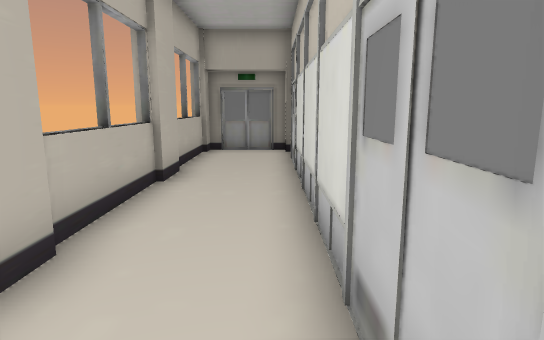
View 1 (above)

17 first-person views from a walk through a Unity game level. The camera is 1.5 m above the floor, tilts 10° down and sees 75° across. The floor is counted in squares, 1 m on a side. Each view is taken from the middle of a square. On the plan, view 1 faces up. The plan holds only what a view shows up to about 16 squares ahead; the rest is blank. The place goes on beyond the plan. The player character is not drawn.

View 2
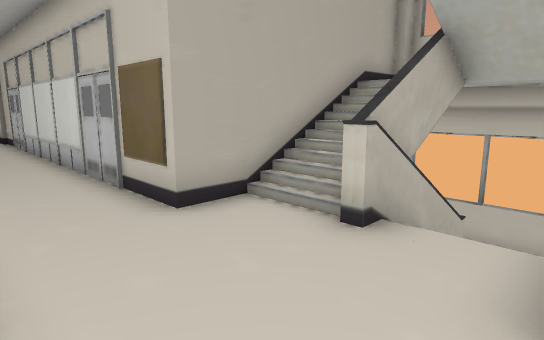

View 3
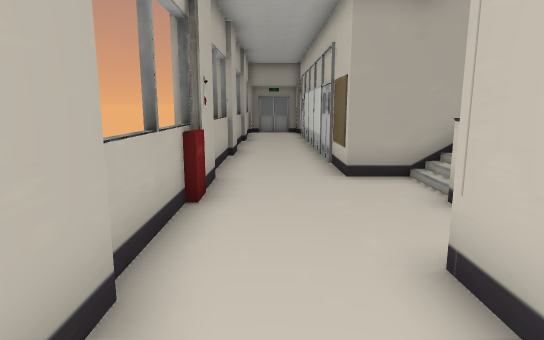

View 4
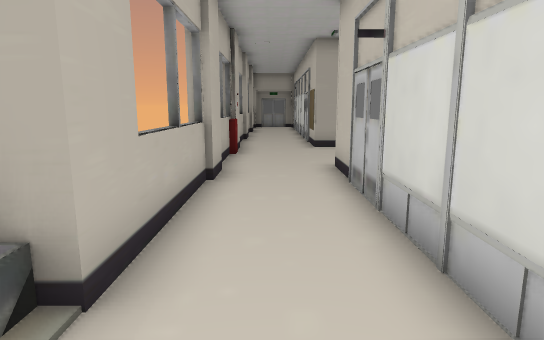

View 5
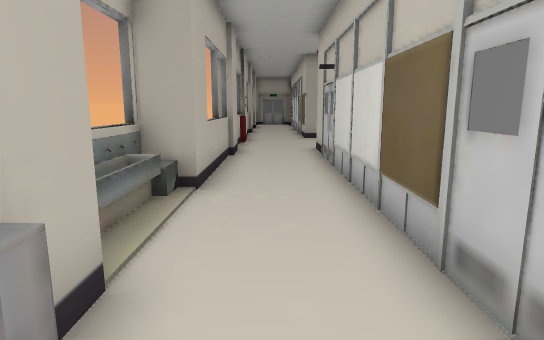

View 6
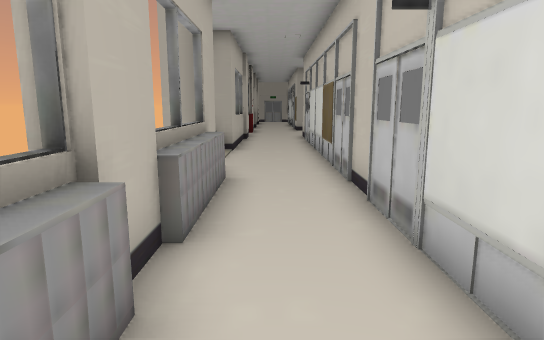

View 7
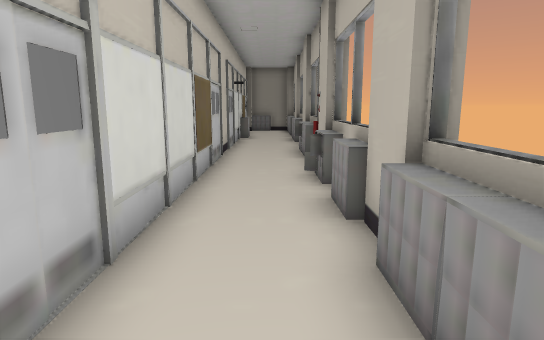

View 8
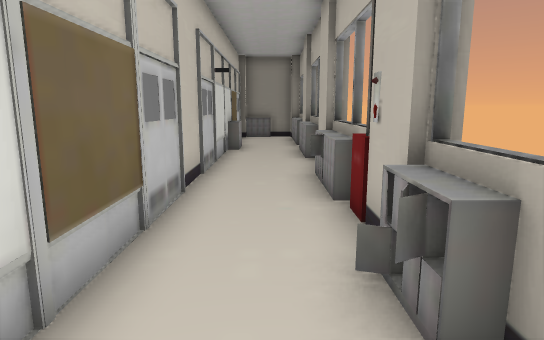

View 9
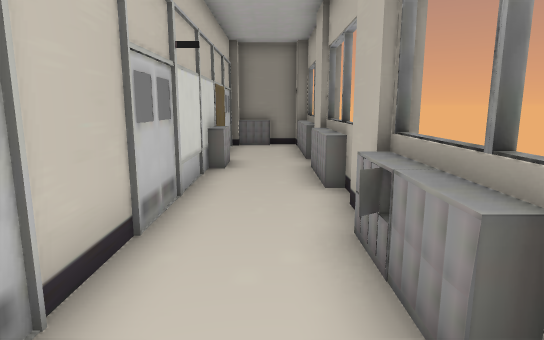

View 10
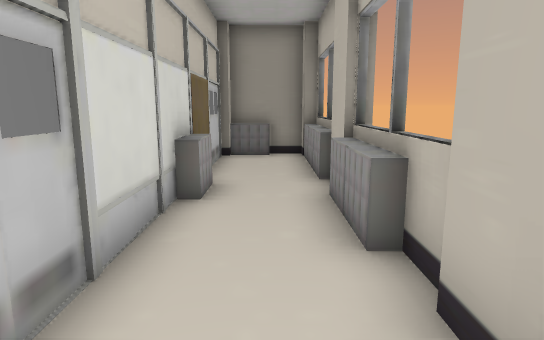

View 11
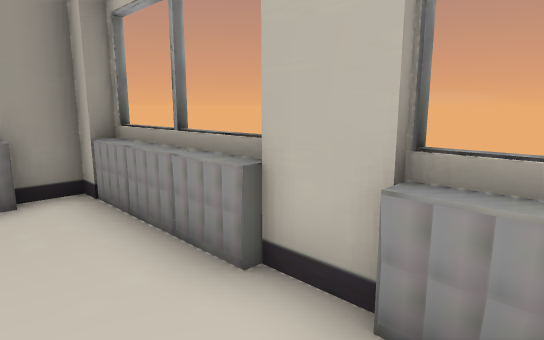

View 12
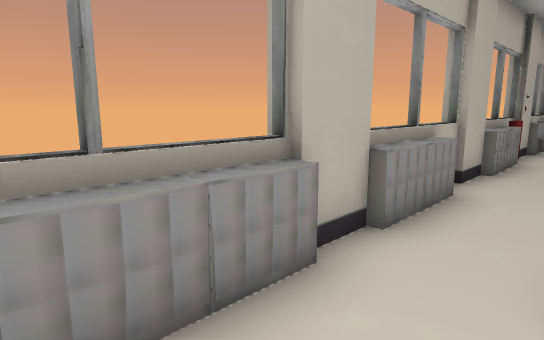

View 13
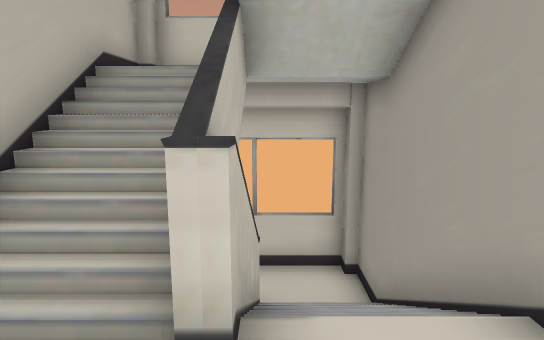

View 14
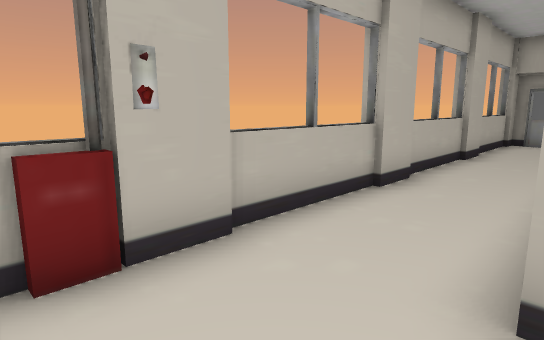

View 15
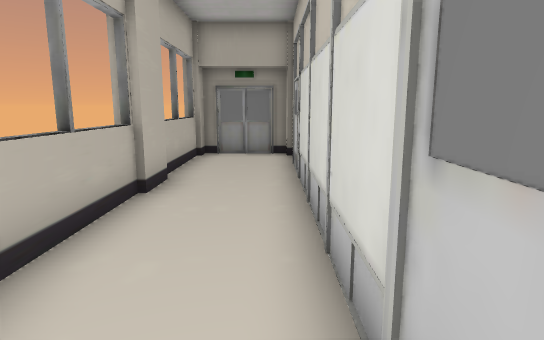

View 16
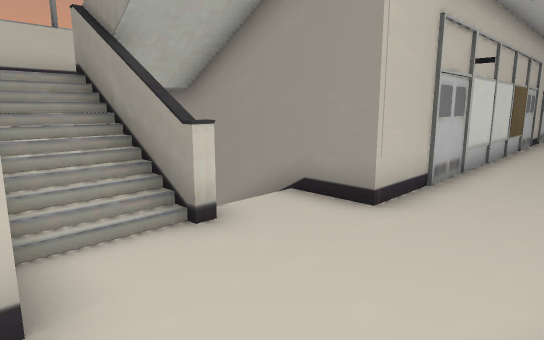

View 17
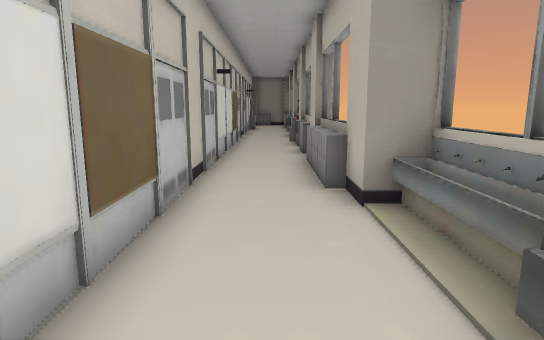

### Floor plan
Key: @ floor where view 1 was taken; # wall or solid block; . main floor; : floor 2 m higher than the main floor; - floor 2 m lower than the main floor; / step, stairs or slope; = window, fence, low wall or low ledge; ^ raised ledge.
Columns run from 4 left of view 1 to 8 right of it. Each row starts with its distance up from view 1.
 13  #####
 12  #...#
 11  =...#
 10  #...#
  9  =...#
  8  #...#
  7  #...#
  6  =...#
  5  =...#
  4  =...#
  3  #...#
  2  #...#
  1  =...#
  0  =..@#
 -1  =...#######
 -2  ##...////  #
 -3  ##...////: =
 -4  =....^===#-=
 -5  =.....////-=
 -6  =...########
 -7  #...#
 -8  #...#
 -9  =...#
-10  =...#
-11  =...#
-12 ##...#
-13 =/...#
-14 #/...#
-15 #/...#
-16 #/...#
-17 ##...#
-18  #^..#
-19  #^..#
-20  #^..#
-21  #^..#
-22  ##..#
-23  #^..#
-24  #^..#
-25  #=..#
-26  ##..#
-27  ##..#
-28  #^..#
-29  #^..#
-30  #^..#
-31  #^..#
-32  ##..#
-33  =...#
-34  #^..#
-35  #^..#
-36  #^.^#
-37  ##.=#
-38  #^..#
-39  #^..#
-40  #^..#
-41  #^..#
-42   ####

Where each view was taken, in squares from view 1:
view 1: 0 up, 0 right, facing up
view 2: 6 down, 2 left, facing up-right
view 3: 9 down, 1 left, facing up
view 4: 15 down, 1 left, facing up
view 5: 19 down, 1 left, facing up
view 6: 25 down, 1 left, facing up
view 7: 18 down, 1 left, facing down
view 8: 23 down, 1 left, facing down
view 9: 27 down, 1 left, facing down
view 10: 30 down, 1 left, facing down
view 11: 35 down, 0 right, facing down-left
view 12: 40 down, 0 right, facing up-left
view 13: 4 down, 0 right, facing right
view 14: 4 down, 1 right, facing up-left
view 15: 1 up, 0 right, facing up
view 16: 1 down, 2 left, facing down-right
view 17: 11 down, 1 left, facing down
